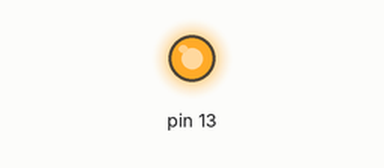
A sketch run on a simulated Arduino Uno, built with avr-gcc and run on an emulated ATmega328P. Shown: output pins drawn as LEDs (lit = HIGH). What the sketch prints to the serial monitor is not drawn.

Above: at 0.5 s.
At 2.0 s:
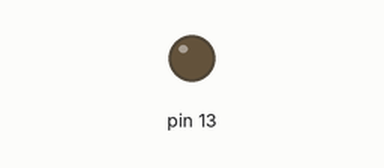
Timing chart, 0 to 7.9 s (numbered marks = the images above):
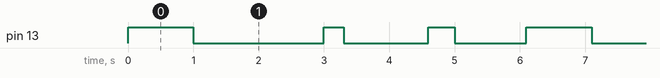

The sketch:

function.ino
```cpp
void setup() {
  // put your setup code here, to run once:
Serial.begin(9600);
Serial.begin(19200);
Serial.println("Function");
Serial.println("Function2");
pinMode(13,OUTPUT);
}

void loop() {
  // put your main code here, to run repeatedly:
            function_Pattern1();
            delay(1000);
            function_Pattern2();
            delay(1000);
            function_Pattern3();
            delay(1000);
                  function2_Pattern1();
            delay(1000);
            function2_Pattern2();
            delay(1000);
            function2_Pattern3();
            delay(1000);
            }


void function_Pattern1()
{
  Serial.println("This is Function 1");
  digitalWrite(13,HIGH);
  delay(1000);
  digitalWrite(13,LOW);
  delay(1000);
}
void function_Pattern2()
{
  Serial.println("This is Function 2");
  digitalWrite(13,HIGH);
  delay(300);
  digitalWrite(13,LOW);
  delay(300);
}
void function_Pattern3()
{
  Serial.println("This is Function 3");
  digitalWrite(13,HIGH);
  delay(400);
  digitalWrite(13,LOW);
  delay(100);
}
void function2_Pattern1()
{
  Serial.println("This is Function 1");
  digitalWrite(13,HIGH);
  delay(1000);
  digitalWrite(13,LOW);
  delay(1000);
}
void function2_Pattern2()
{
  Serial.println("This is Function 2");
  digitalWrite(13,HIGH);
  delay(300);
  digitalWrite(13,LOW);
  delay(300);
}
void function2_Pattern3()
{
  Serial.println("This is Function 3");
  digitalWrite(13,HIGH);
  delay(400);
  digitalWrite(13,LOW);
  delay(100);
}
```

Measured:
- by itself, pin 13: repeats every 6.1 s: LOW 2.0 s, HIGH 0.30 s, LOW 1.3 s, HIGH 0.40 s, LOW 1.1 s, HIGH 1.0 s
- by itself, everything shown: repeats every 6.1 s, in 6 steps
